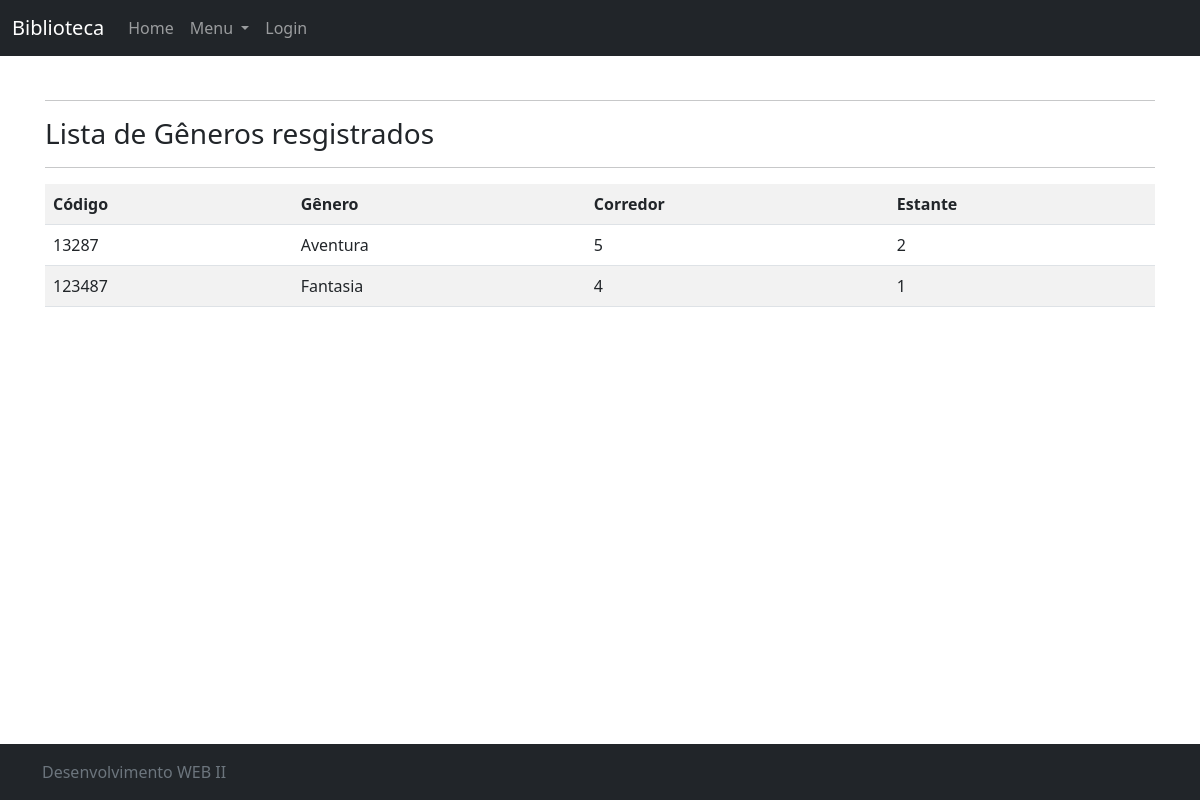
/listar/local/, run on an earlier commit of the app's database.
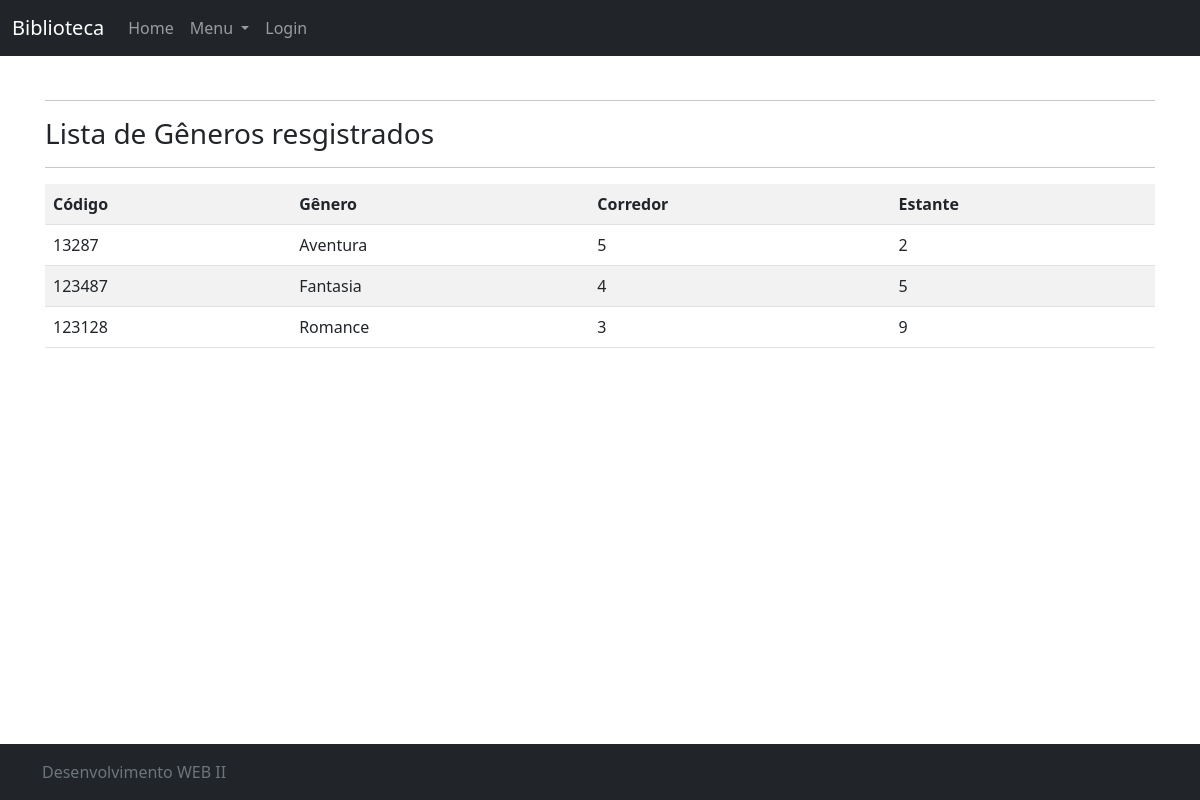
And on a later commit of the database.
### Cadastro/models.py (models this page shows, shortened)
class Local(models.Model):
    codigo = models.CharField(max_length=6, primary_key=True, verbose_name="Código")
    descricao = models.CharField(max_length=50, verbose_name="Gênero")
    corredor = models.IntegerField()
    estante = models.IntegerField()

### Cadastro/views.py (the view)
# urls.py: path('listar/local/', LocalList.as_view(), name='listar-local'),
class LocalList(ListView):
    login_url = reverse_lazy('login')
    model = Local
    template_name = 'Cadastro/listaLocal.html'

### Cadastro/templates/Cadastro/listaLocal.html (shortened to what this page needs)
{% extends 'Pages/modelo.html' %}
{% load static %}
{% block conteudo %}
    <hr>
    <h3>Lista de Gêneros resgistrados</h3>
    <hr>
    <div class="table table-reponsive">
        <table class="table table-striped">
            <tr>
                <th>Código</th>
                <th>Gênero</th>
                <th>Corredor</th>
                <th>Estante</th>
            </tr>
            {% for local in object_list %}
            <tr>
                <td>{{ local.codigo }}</td>
                <td>{{ local.descricao }}</td>
                <td>{{ local.corredor }}</td>
                <td>{{ local.estante }}</td>
            </tr>
            {% empty %}
            <tr>
                <td colspan="3">Nenhum gênero cadastrado</td>
            </tr>
            {% endfor %}
        </table>
    </div>
{% endblock %}

What changed in the data, as far as the page shows it:
changed Local "Fantasia": estante "1" → "5"
added Local: codigo "123128", descricao "Romance", corredor "3", estante "9"
